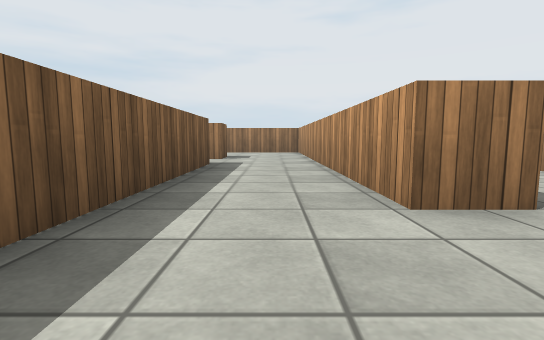
view 1 (above)

24 first-person views from a walk through a scene from a Unity 3-D project. The camera is 0.56 m above the floor, tilts 6° down and sees 85° across. The floor is counted in squares, 1 m on a side. Each view is taken from the middle of a square. On the plan, view 1 faces up. The plan holds only what a view shows up to about 9 squares ahead; the rest is blank. The place goes on beyond the plan. The player is left out. Surface patterns are stand-ins for the level's own textures.

view 2
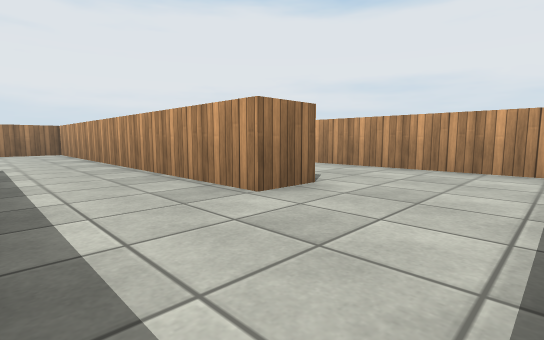

view 3
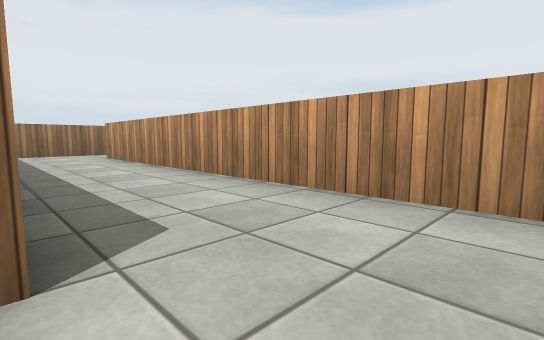

view 4
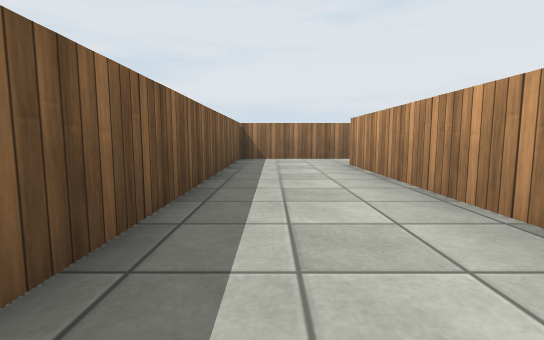

view 5
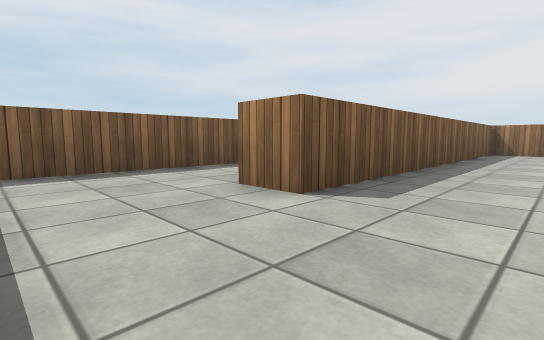

view 6
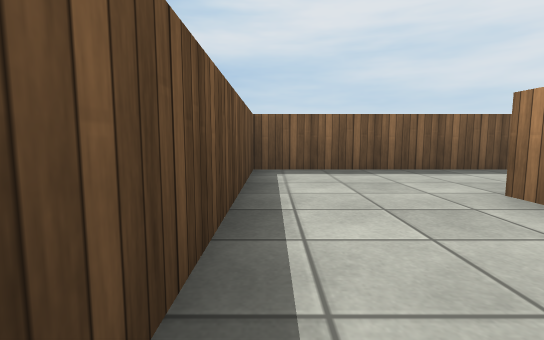

view 7
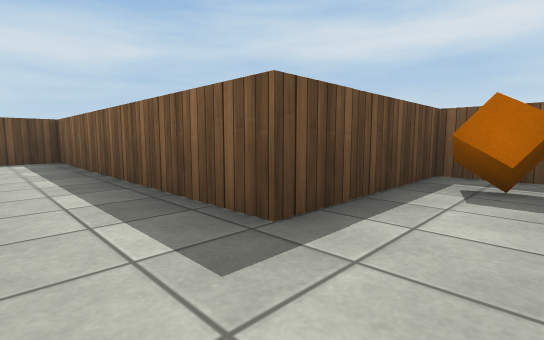

view 8
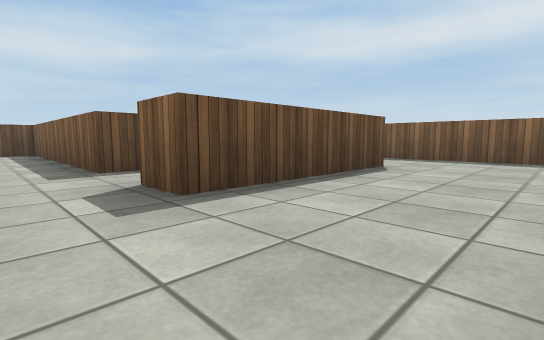

view 9
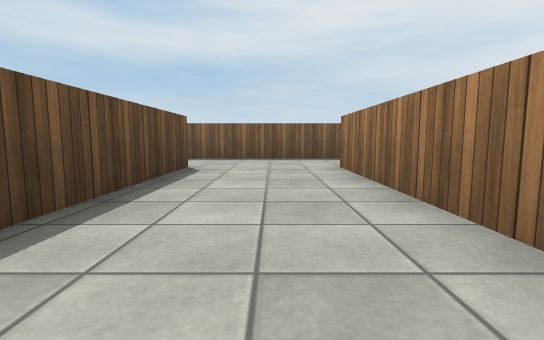

view 10
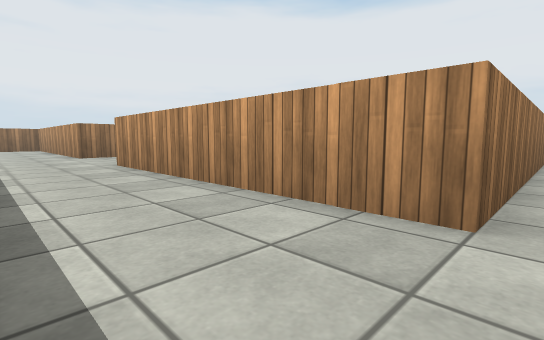

view 11
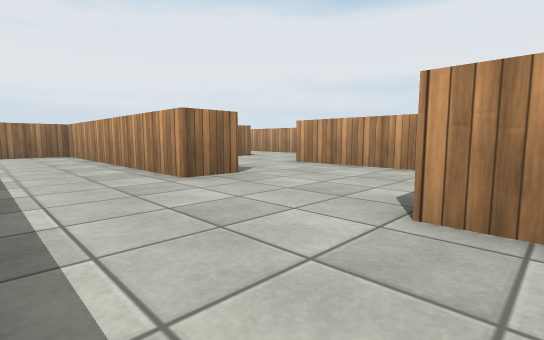

view 12
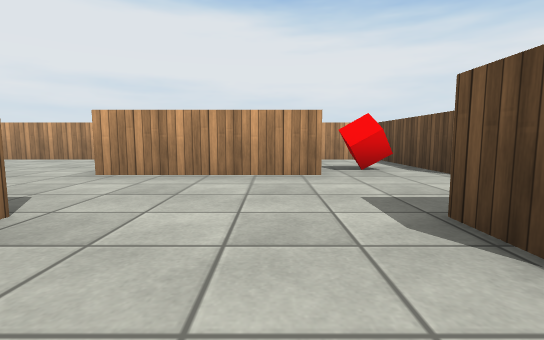

view 13
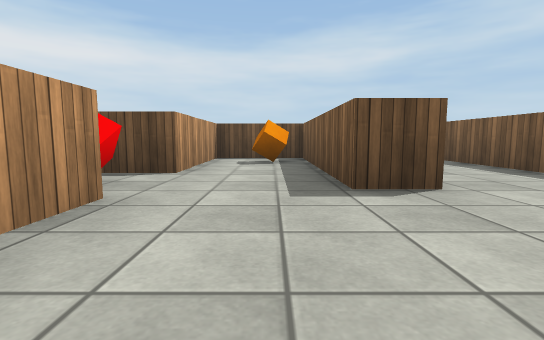

view 14
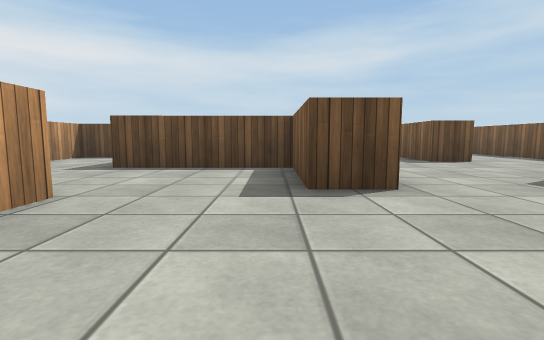

view 15
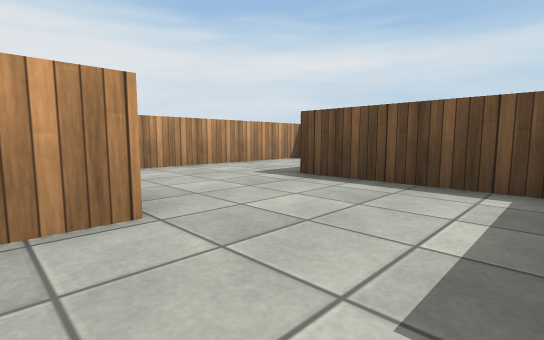

view 16
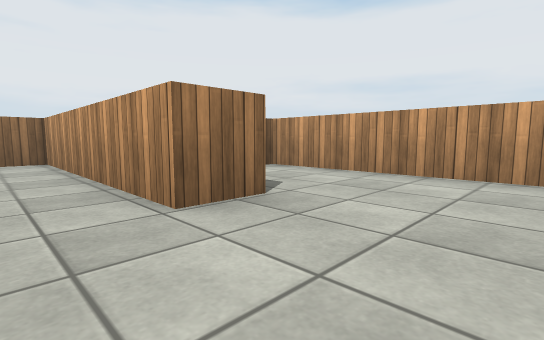

view 17
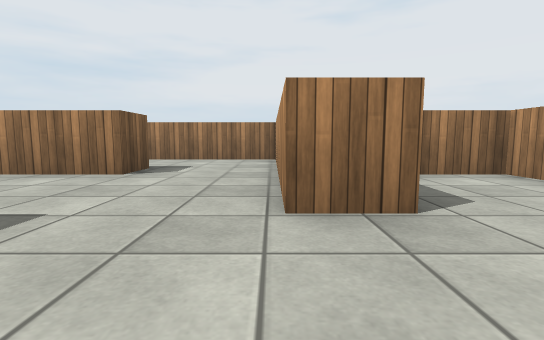

view 18
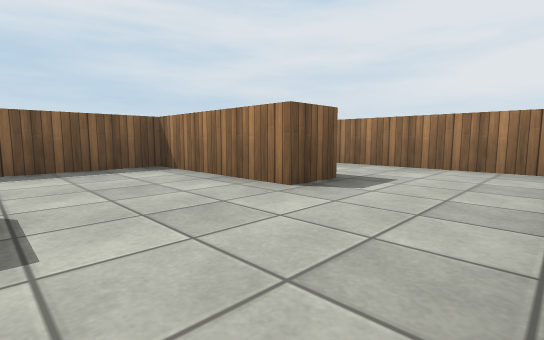

view 19
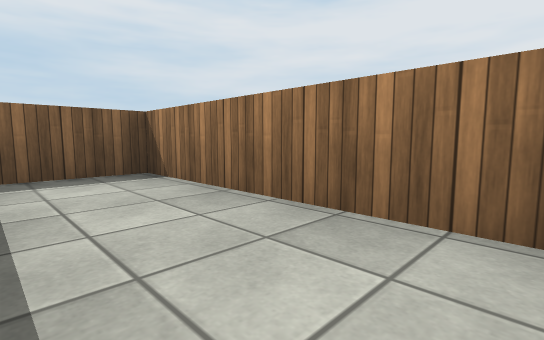

view 20
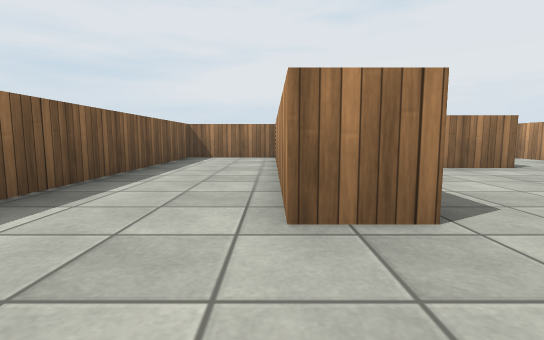

view 21
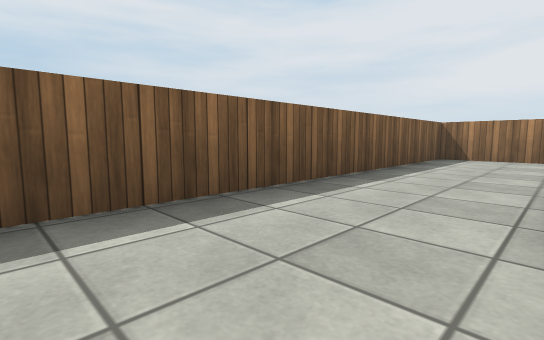

view 22
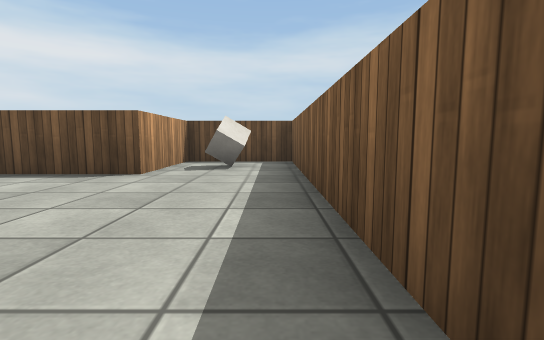

view 23
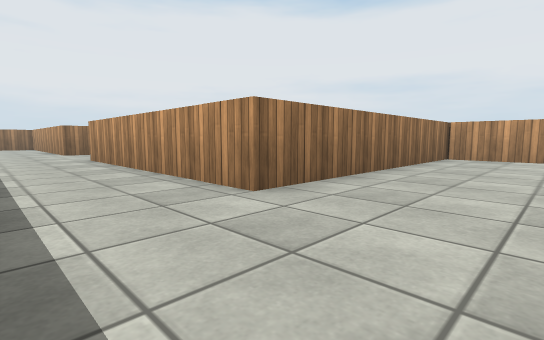

view 24
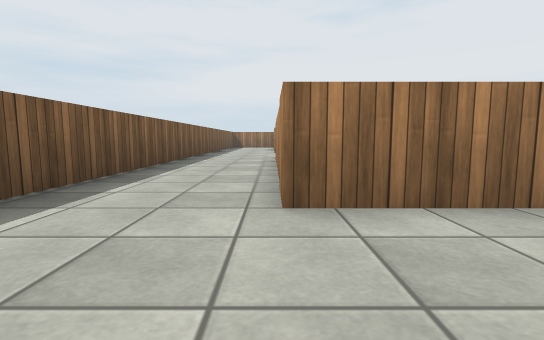

### Floor plan
Points are (right, up) in squares from view 1. A wall is a line through its corners. A room is listed if a view was taken in it or the views show most of it. See-through windows are left out.
Room 1 (views 1, 2, 3, 4, 5, 6, 7)
walls: (-1.4, 9.3) (-1.4, 8.2); (-4.9, 7.9) (-4.9, 6.6) (-1.4, 6.6) (-1.4, -0.3) (3.8, -0.3); (4.7, 0.1) (4.7, 10.5); (5.2, 12.4) (2.1, 12.4) (2.1, 2.3) (1.1, 2.3) (1.1, 9.4)
ways out: opening at (-0.5, 9) to room 2; opening at (5, 11.5)
objects: orange cube (-4, 8)
Room 2 (views 8, 9, 10, 11, 12, 20, 21, 22, 23, 24)
walls: (-2.4, 19.1) (-2.4, 21.6); (1.1, 17.8) (1.1, 18.8); (-4.9, 21.9) (-5.9, 21.9) (-5.9, 28.8); (1.4, 12.4) (-5.9, 12.4) (-5.9, 18.7) (-4.9, 18.7) (-4.9, 13.4) (-2.4, 13.4) (-2.4, 17.1) (0.8, 17.1); (1.1, 9.4) (1.1, 12.4); (-5.9, 29) (-8.5, 29) (-8.5, 6.6) (-5.9, 6.6) (-5.9, 9.3) (-1.4, 9.3)
ways out: opening at (-0.5, 9) to room 1; opening at (-3.5, 22) to room 3
objects: cube (-7, 8); orange cube (-4, 15); red cube (-2, 18)
Room 3 (views 13, 14, 15, 16, 17, 18)
walls: (2.1, 23.2) (1.1, 23.2) (1.1, 26.6); (-2.4, 21.6) (-2.4, 22.8) (-1.4, 22.8) (-1.4, 20.2) (2.1, 20.2); (-1.4, 26.8) (-1.4, 25.7) (-4.9, 25.7) (-4.9, 23.1); (3.8, 17.1) (4.7, 17.1) (4.7, 25.7) (3.2, 25.7)
ways out: opening at (-3.5, 22) to room 2; opening at (-0.5, 26) to room 4
Room 4 (view 19)
walls: (1.1, 26.6) (1.1, 29) (-4.9, 29) (-4.9, 27.1)
ways out: opening at (-0.5, 26) to room 3

Positions as (right, up) in squares from view 1, and headings:
1: (0, 0), facing up
2: (-1, 0), facing up-right
3: (2, 1), facing up-right
4: (3, 4), facing up
5: (4, 0), facing up-left
6: (4, 0), facing left
7: (0, 8), facing down-left
8: (0, 12), facing down-left
9: (0, 11), facing left
10: (-8, 12), facing up-right
11: (-8, 18), facing up-right
12: (-7, 20), facing right
13: (-4, 22), facing down
14: (-1, 26), facing down
15: (-1, 24), facing down-right
16: (0, 21), facing up-right
17: (1, 21), facing up
18: (1, 23), facing up-left
19: (0, 27), facing up-left
20: (-6, 20), facing up
21: (-6, 20), facing up-left
22: (-8, 14), facing down
23: (-8, 10), facing up-right
24: (-6, 10), facing up
